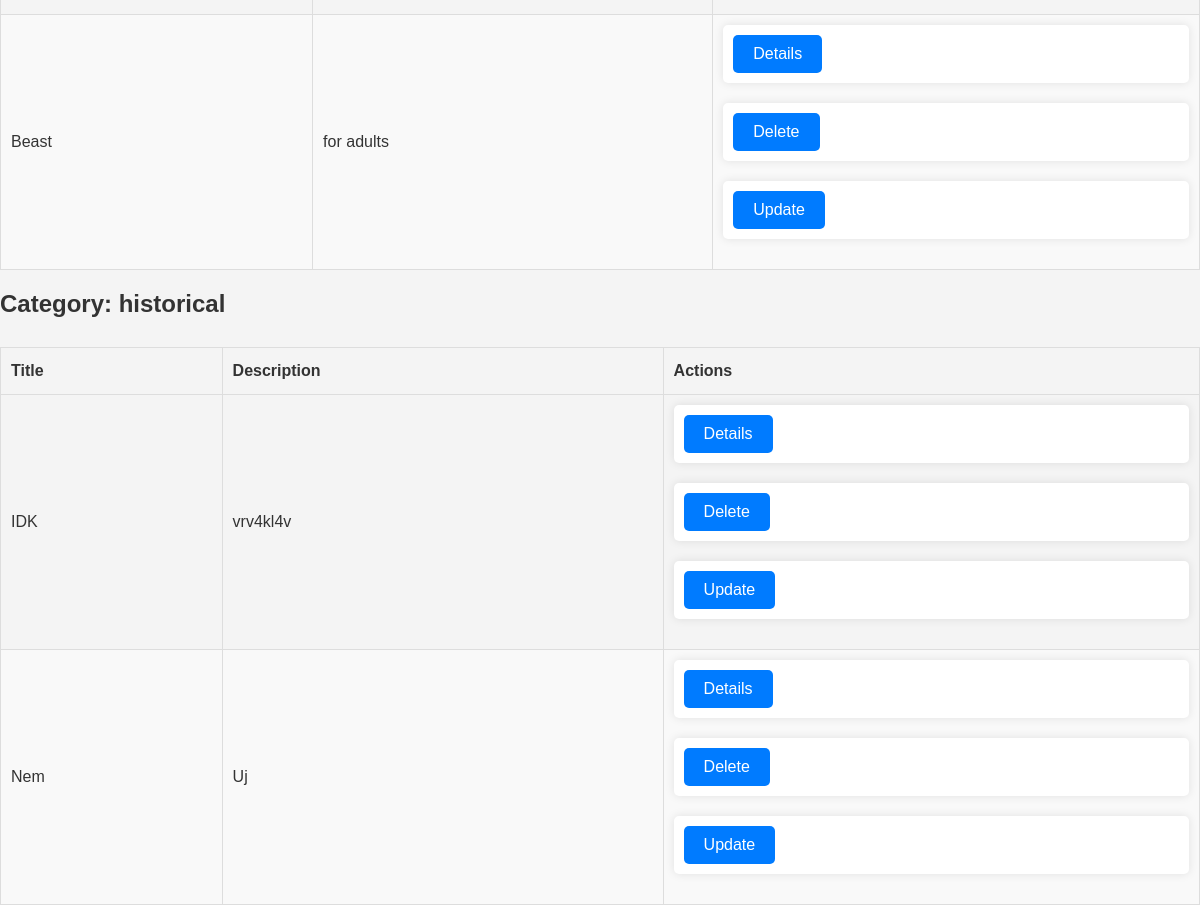
/books/ (lower part), run on an earlier commit of the app's database.
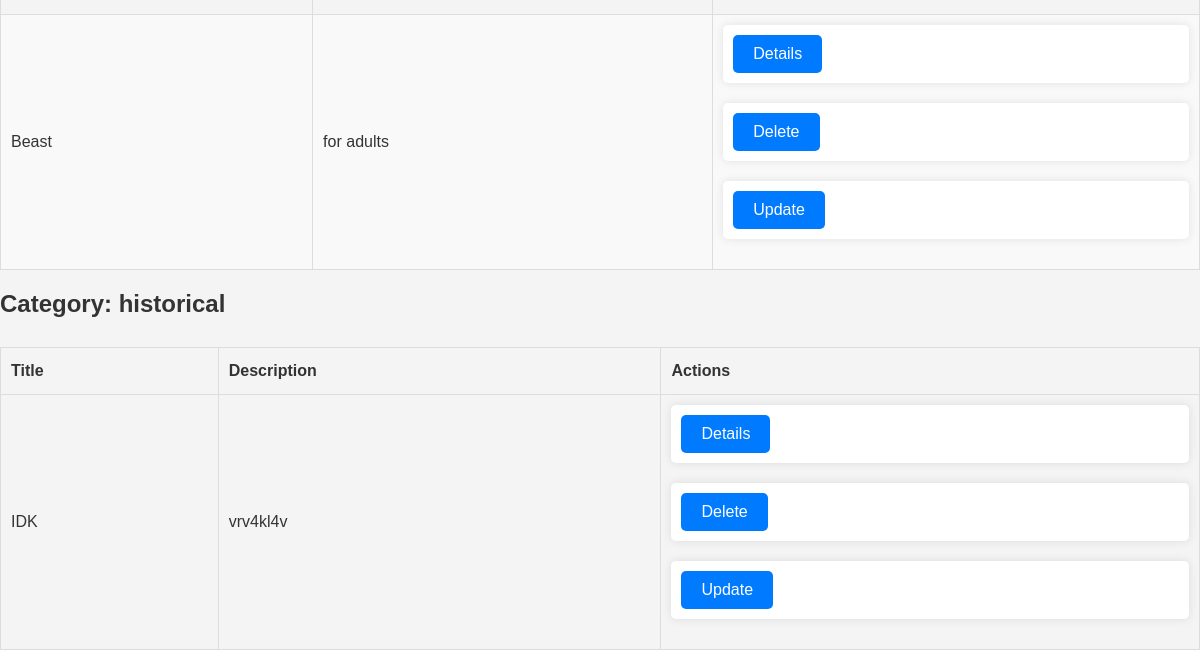
And on a later commit of the database.
### books/models.py (models this page shows, shortened)
class Book(models.Model):
    author =  models.ForeignKey(Author, on_delete=models.CASCADE, null = True)
    title = models.CharField(max_length=200, unique=True)
    description = models.CharField(max_length=200)
    category = models.CharField(max_length=200, null = True)

### books/views.py (the view)
# urls.py: path('', views.get_all_books, name='home'),
def get_all_books(req):
    books = Book.objects.all()
    categories = {}
    for book in books:
        if book.category not in categories:
            categories[book.category] = []
        categories[book.category].append(book)
    return render(req, 'home.html', {'categories': categories})

### books/templates/home.html (shortened to what this page needs)
<!DOCTYPE html>
<html lang="en">
<head>
    {% load static %}
    <link href="{% static 'style.css' %}" rel="stylesheet" type="text/css">
</head>
<body>
    {% if categories %}
        {% for category, books in categories.items %}
            <h3>Category: {{ category }}</h3>
            <table>
                <thead>
                    <tr>
                        <th>Title</th>
                        <th>Description</th>
                        <th>Actions</th>
                    </tr>
                </thead>
                <tbody>
                    {% for book in books %}
                        <tr>
                            <td>{{ book.title }}</td>
                            <td>{{ book.description }}</td>
                            <td>
                                <form method="GET" action="{% url 'details_book' book.id %}">
                                    <button type="submit">Details</button>
                                </form>
                                <form method="POST" action="{% url 'delete_book' book.id %}" onsubmit="return confirm('Are you sure you want to delete this book?');">
                                    <button type="submit">Delete</button>
                                </form>
                                <form method="GET" action="{% url 'update_book' book.id %}">
                                    <button type="submit">Update</button>
                                </form>
                            </td>
                        </tr>
                    {% endfor %}
                </tbody>
            </table>
        {% endfor %}
    {% else %}
        <h1>There are no books available</h1>
    {% endif %}
</body>
</html>

What changed in the data, as far as the page shows it:
removed Book: title "Nem", description "Uj", shown under "historical"
